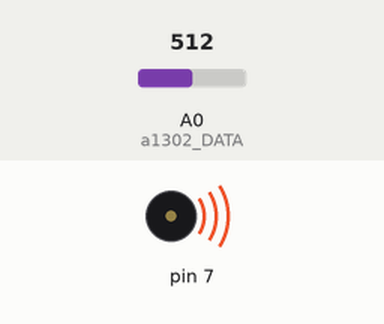
This sketch was run on a simulated Arduino Uno, built with avr-gcc and run on an emulated ATmega328P. Parts: buzzer (waves = sounding). The inputs (shaded band) are chosen by the test bench; at power-on: A0 (a1302_DATA) = 512.

Above: at 0.1 s.
Timing chart, 0 to 1.6 s (numbered marks = the images above):
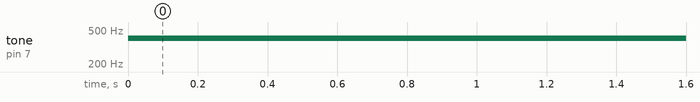

The sketch:

homeMini_a1302hallEffect.ino
```cpp
/*
 *
 * Hall Effect Sensor Toy
 * a1302 ratiometric B field
 *
*/
#include <Arduino.h>

// Macro used for determining a mag field polarity
#define sign(x) ((x) < 0 ? -1 : ((x) > 0 ? 1 : 0)) // https://forum.arduino.cc/index.php?topic=627179.0

// Macro used for determining a mag field polarity
#define sign(x) ((x) < 0 ? -1 : ((x) > 0 ? 1 : 0)) // https://forum.arduino.cc/index.php?topic=627179.0
#define a1302_DATA 0
#define a1302_quiescentVOLTAGE 2.48 // Manually read from sensor and placed here
float a1302_Voltage = 0;             // init
float a1302_deltaVoltage = 0;        // from quiescent voltage

// Determined by specifications provided by Allegro Microsystems (likely not accurate for all a1302 sensors).
// REFERENCE: http://robotics.itee.uq.edu.au/~elec3004/laboratories/LeviLab/Hall%20Effect%20Sensor%20A1301-2-Datasheet.pdf
#define a1302_allegroSENSITIVITY (1.3/1000)*0.2  // Volts per Gauss (p.4) with a 0.2 eyeballed transduction proportionality constant correction for this version using a Velleman vma313 sensor (30G trigger)
int a1302_allegroGauss = 0;                      // Calculated Below
int a1302_allegroPolarity = 0;                   // init determined below

// Determined by Arduino documentation.
// Voltage Scale: +5V
// MAX:1023 units of resolution
// REFERENCE: https://www.arduino.cc/en/Tutorial/AnalogInputPins
#define analogVoltageScale 5
#define analogVoltageResolution 1023
String a1302_allegroPolarityString = "";         // init determined below

void setup() {
}
void loop() {
  //
  //   _______
  //  |       |============
  //  | a1302 |============
  //  |_______|============
  //
  //
  //
  //
  // a1302: Read Voltage from the a1302 sensor
  //
  //
  a1302_Voltage = (float)( analogRead(a1302_DATA) ); // float casted analog pin voltage

  //
  //
  // a1302: Voltage value processing
  //
  //
  a1302_Voltage = a1302_Voltage * analogVoltageScale / analogVoltageResolution;
  a1302_deltaVoltage = (a1302_Voltage-a1302_quiescentVOLTAGE);
  a1302_deltaVoltage = ((int)(a1302_deltaVoltage * 100)/100.0); // truncate float after 2 decimal places (https://forum.arduino.cc/index.php?topic=488560.0)

  //
  //
  // a1302: Magnetic Field quantities
  //
  //
  // Determines North/South Polarity of the magnetic field
  a1302_allegroPolarity = sign(a1302_deltaVoltage);

  // Determines the magnitude of the magnetic field based on Allegro Microsystems datasheet (see above)
  a1302_allegroGauss = (a1302_allegroPolarity)*(int)( (abs(a1302_deltaVoltage)) / a1302_allegroSENSITIVITY );

  int f = 400 + (a1302_allegroGauss);
  tone(7,f);

  delay(7);
}
```

Measured:
- by itself, tone on pin 7: silent → 403 Hz at 0.00 s
